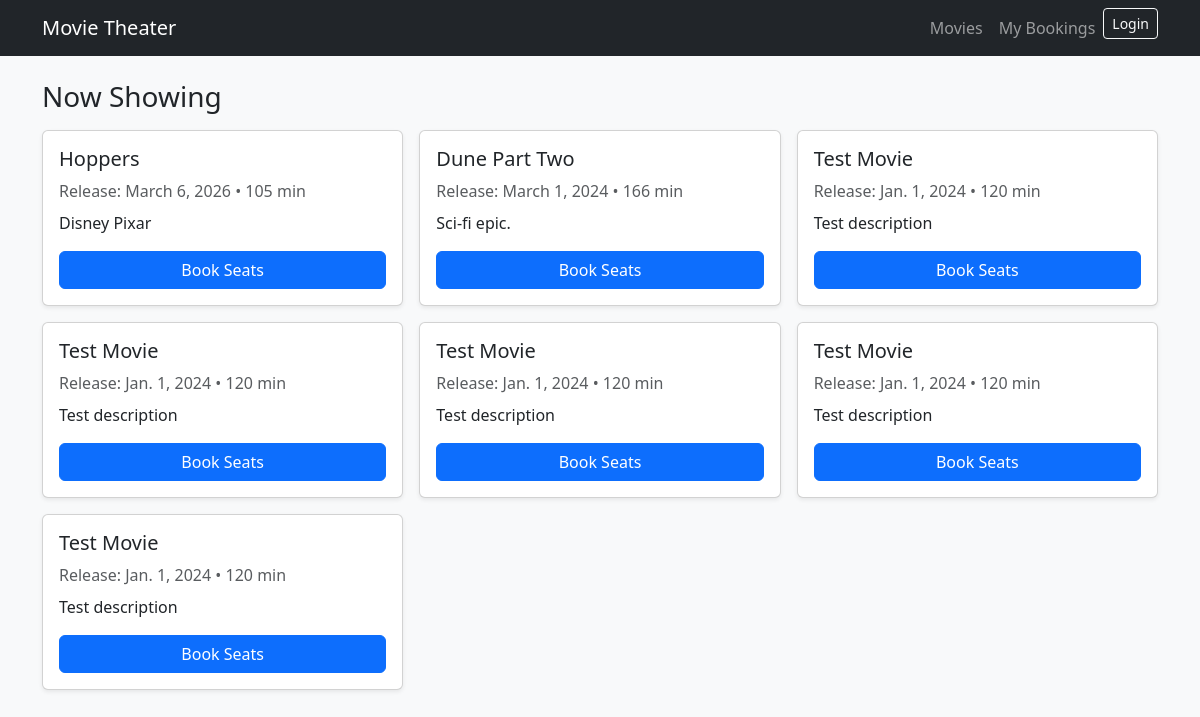
Before: / with the older database file.
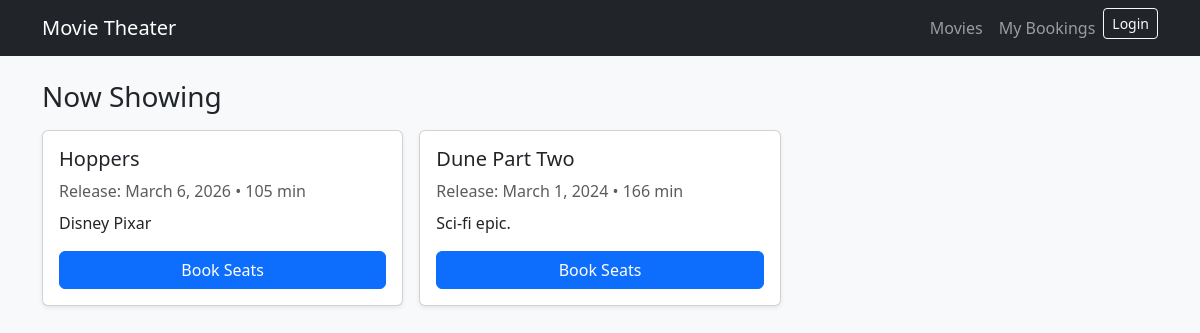
After: the same page with the newer database file.
### bookings/models.py (models this page shows, shortened)
class Movie(models.Model):
    title = models.CharField(max_length=255) #the title, max 255 char
    description = models.TextField() #the description
    release_date = models.DateField() #the release date
    duration = models.IntegerField(help_text="Duration in minutes") #and the duration

### bookings/views.py (the view)
# urls.py: path("", views.movie_list_page, name="movie_list"),
def movie_list_page(request):
    movies = Movie.objects.all().order_by("-release_date")
    return render(request, "bookings/movie_list.html", {"movies": movies})

### bookings/templates/bookings/movie_list.html (shortened to what this page needs)
{% extends "bookings/base.html" %}
{% block content %}
  <div class="d-flex justify-content-between align-items-center mb-3">
    <h1 class="h3 mb-0">Now Showing</h1>
  </div>
  {% if movies %}
    <div class="row g-3">
      {% for movie in movies %}
        <div class="col-12 col-md-6 col-lg-4">
          <div class="card shadow-sm h-100">
            <div class="card-body d-flex flex-column">
              <h5 class="card-title">{{ movie.title }}</h5>
              <p class="card-text text-muted mb-2">
                Release: {{ movie.release_date }} • {{ movie.duration }} min
              </p>
              <p class="card-text">{{ movie.description|truncatechars:120 }}</p>
              <div class="mt-auto">
                <a class="btn btn-primary w-100" href="{% url 'seat_booking' movie.id %}">
                  Book Seats
                </a>
              </div>
            </div>
          </div>
        </div>
      {% endfor %}
    </div>
  {% else %}
    <div class="alert alert-info">
      No movies yet. Add one via the admin or API.
    </div>
  {% endif %}
{% endblock %}

Changed rows visible on the page:
removed Movie: title "Test Movie", release_date "Jan. 1, 2024", duration "120", description "Test description"
removed Movie: title "Test Movie", release_date "Jan. 1, 2024", duration "120", description "Test description"
removed Movie: title "Test Movie", release_date "Jan. 1, 2024", duration "120", description "Test description"
removed Movie: title "Test Movie", release_date "Jan. 1, 2024", duration "120", description "Test description"
removed Movie: title "Test Movie", release_date "Jan. 1, 2024", duration "120", description "Test description"
